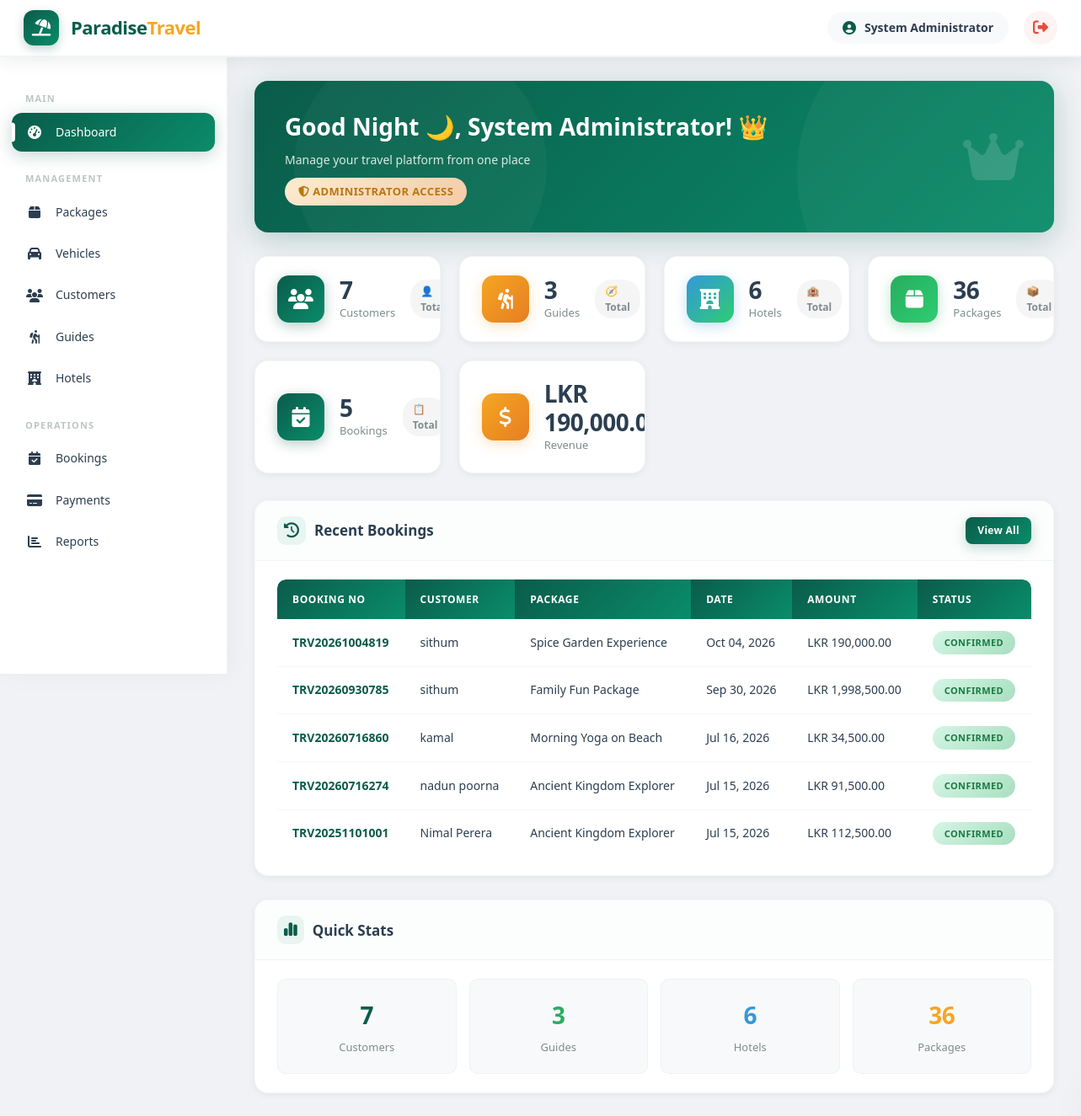
Page /traval-system/admin/dashboard.php (signed in) on the committed database.
### tables this page shows
CREATE TABLE `bookings` (
  `id` int(11) NOT NULL,
  `booking_no` varchar(50) NOT NULL,
  `customer_id` int(11) NOT NULL,
  `package_id` int(11) NOT NULL,
  `guide_id` int(11) DEFAULT NULL,
  `hotel_id` int(11) DEFAULT NULL,
  `start_date` date NOT NULL,
  `end_date` date NOT NULL,
  `adults` int(11) DEFAULT 1,
  `children` int(11) DEFAULT 0,
  `total_amount` decimal(10,2) NOT NULL,
  `paid_amount` decimal(10,2) DEFAULT 0.00,
  `status` enum('pending','confirmed','cancelled','completed') DEFAULT 'pending',
  `payment_status` enum('pending','partial','paid') DEFAULT 'pending',
  `special_requests` text DEFAULT NULL,
  `created_at` timestamp NOT NULL DEFAULT current_timestamp()
);

CREATE TABLE `users` (
  `id` int(11) NOT NULL,
  `name` varchar(100) NOT NULL,
  `email` varchar(100) NOT NULL,
  `password` varchar(255) NOT NULL,
  `phone` varchar(20) DEFAULT NULL,
  `role` enum('admin','customer','guide','hotel') DEFAULT 'customer',
  `profile_image` varchar(255) DEFAULT NULL,
  `status` enum('active','inactive') DEFAULT 'active',
  `created_at` timestamp NOT NULL DEFAULT current_timestamp(),
  `updated_at` timestamp NOT NULL DEFAULT current_timestamp() ON UPDATE current_timestamp()
);

CREATE TABLE `packages` (
  `id` int(11) NOT NULL,
  `name` varchar(200) NOT NULL,
  `destination` varchar(200) NOT NULL,
  `duration_days` int(11) NOT NULL,
  `duration_nights` int(11) NOT NULL,
  `price` decimal(10,2) NOT NULL,
  `description` text DEFAULT NULL,
  `included_services` text DEFAULT NULL,
  `max_people` int(11) DEFAULT 10,
  `image_url` varchar(500) DEFAULT NULL,
  `package_code` varchar(20) DEFAULT NULL,
  `category` varchar(50) DEFAULT 'General',
  `difficulty_level` enum('Easy','Medium','Hard') DEFAULT 'Easy',
  `meeting_point` varchar(255) DEFAULT NULL,
  `best_season` varchar(100) DEFAULT NULL,
  `languages` varchar(100) DEFAULT NULL,
  `highlights` text DEFAULT NULL,
  `latitude` varchar(50) DEFAULT NULL,
  `longitude` varchar(50) DEFAULT NULL,
  `weather_info` text DEFAULT NULL,
  `status` enum('active','inactive','archived') DEFAULT 'active',
  `created_by` int(11) DEFAULT NULL,
  `created_at` timestamp NOT NULL DEFAULT current_timestamp(),
  `updated_at` timestamp NOT NULL DEFAULT current_timestamp() ON UPDATE current_timestamp()
);

### traval-system/config/database.php (called while the page is built, shortened)
<?php
function formatCurrency($amount) {
    return 'LKR ' . number_format($amount, 2);
}
function getStatusBadge($status) {
    $colors = [
        'pending'    => 'warning',
        'confirmed'  => 'success',
        'cancelled'  => 'danger',
        'completed'  => 'info',
        'active'     => 'success',
        'inactive'   => 'danger',
        'available'  => 'success',
        'busy'       => 'warning',
        'off'        => 'danger',
        'paid'       => 'success',
        'partial'    => 'warning'
    ];
    return $colors[$status] ?? 'secondary';
}
function getGreeting() {
    $hour = date('H');
    if ($hour < 12) {
        return 'Good Morning 🌅';
    } elseif ($hour < 17) {
        return 'Good Afternoon ☀️';
    } elseif ($hour < 21) {
        return 'Good Evening 🌇';
    } else {
        return 'Good Night 🌙';
    }
}
?>

### traval-system/admin/dashboard.php (the view, shortened to what this page needs)
<?php
require_once '../config/database.php';
$stats = [
    'customers' => $pdo->query("SELECT COUNT(*) FROM users WHERE role = 'customer'")->fetchColumn(),
    'guides' => $pdo->query("SELECT COUNT(*) FROM users WHERE role = 'guide'")->fetchColumn(),
    'hotels' => $pdo->query("SELECT COUNT(*) FROM users WHERE role = 'hotel'")->fetchColumn(),
    'packages' => $pdo->query("SELECT COUNT(*) FROM packages")->fetchColumn(),
    'bookings' => $pdo->query("SELECT COUNT(*) FROM bookings")->fetchColumn(),
    'revenue' => $pdo->query("SELECT COALESCE(SUM(amount), 0) FROM payments WHERE status = 'completed'")->fetchColumn(),
];
$recent = $pdo->query("SELECT b.*, u.name as customer_name, p.name as package_name
                       FROM bookings b
                       JOIN users u ON b.customer_id = u.id
                       JOIN packages p ON b.package_id = p.id
                       ORDER BY b.created_at DESC LIMIT 8")->fetchAll();
include '../includes/header.php';
?>
<div class="welcome-card">
    <div class="welcome-content">
        <div>
            <h1><?php echo getGreeting(); ?>, <?php echo htmlspecialchars($_SESSION['user_name']); ?>! 👑</h1>
            <p>Manage your travel platform from one place</p>
            <div style="margin-top:10px;">
                <span class="badge badge-primary" style="font-size:13px; padding:6px 16px;">
                    <i class="fas fa-shield-alt"></i> Administrator Access
                </span>
            </div>
        </div>
        <div class="welcome-icon">
            <i class="fas fa-crown"></i>
        </div>
    </div>
</div>
<div class="stats-grid">
    <div class="stat-card">
        <div class="stat-icon primary"><i class="fas fa-users"></i></div>
        <div class="stat-info">
            <h3><?php echo $stats['customers']; ?></h3>
            <p>Customers</p>
        </div>
        <div class="stat-trend">👤 Total</div>
    </div>
    <div class="stat-card">
        <div class="stat-icon secondary"><i class="fas fa-hiking"></i></div>
        <div class="stat-info">
            <h3><?php echo $stats['guides']; ?></h3>
            <p>Guides</p>
        </div>
        <div class="stat-trend">🧭 Total</div>
    </div>
    <div class="stat-card">
        <div class="stat-icon info"><i class="fas fa-hotel"></i></div>
        <div class="stat-info">
            <h3><?php echo $stats['hotels']; ?></h3>
            <p>Hotels</p>
        </div>
        <div class="stat-trend">🏨 Total</div>
    </div>
    <div class="stat-card">
        <div class="stat-icon success"><i class="fas fa-box"></i></div>
        <div class="stat-info">
            <h3><?php echo $stats['packages']; ?></h3>
            <p>Packages</p>
        </div>
        <div class="stat-trend">📦 Total</div>
    </div>
    <div class="stat-card">
        <div class="stat-icon primary"><i class="fas fa-calendar-check"></i></div>
        <div class="stat-info">
            <h3><?php echo $stats['bookings']; ?></h3>
            <p>Bookings</p>
        </div>
        <div class="stat-trend">📋 Total</div>
    </div>
    <div class="stat-card">
        <div class="stat-icon secondary"><i class="fas fa-dollar-sign"></i></div>
        <div class="stat-info">
            <h3><?php echo formatCurrency($stats['revenue']); ?></h3>
            <p>Revenue</p>
        </div>
    </div>
</div>
<div class="card">
    <div class="card-header">
        <h3><i class="fas fa-history"></i> Recent Bookings</h3>
        <a href="bookings.php" class="btn btn-primary btn-sm">View All</a>
    </div>
    <div class="card-body">
        <?php if (empty($recent)): ?>
            <p style="text-align:center; padding:30px; color:var(--gray);">No bookings yet.</p>
        <?php else: ?>
            <div class="table-responsive">
                <table class="data-table">
                    <thead>
                        <tr><th>Booking No</th><th>Customer</th><th>Package</th><th>Date</th><th>Amount</th><th>Status</th></tr>
                    </thead>
                    <tbody>
                        <?php foreach ($recent as $b): ?>
                        <tr>
                            <td><strong><?php echo htmlspecialchars($b['booking_no']); ?></strong></td>
                            <td><?php echo htmlspecialchars($b['customer_name']); ?></td>
                            <td><?php echo htmlspecialchars($b['package_name']); ?></td>
                            <td><?php echo date('M d, Y', strtotime($b['created_at'])); ?></td>
                            <td><?php echo formatCurrency($b['total_amount']); ?></td>
                            <td><span class="badge badge-<?php echo getStatusBadge($b['status']); ?>"><?php echo ucfirst($b['status']); ?></span></td>
                        </tr>
                        <?php endforeach; ?>
                    </tbody>
                </table>
            </div>
        <?php endif; ?>
    </div>
</div>
<div class="card">
    <div class="card-header">
        <h3><i class="fas fa-chart-simple"></i> Quick Stats</h3>
    </div>
    <div class="card-body">
        <div style="display:grid; grid-template-columns:repeat(auto-fit, minmax(150px, 1fr)); gap:15px;">
            <div class="quick-stat-item">
                <div class="stat-number" style="color:var(--primary);"><?php echo $stats['customers']; ?></div>
                <div class="stat-label">Customers</div>
            </div>
            <div class="quick-stat-item">
                <div class="stat-number" style="color:var(--success);"><?php echo $stats['guides']; ?></div>
                <div class="stat-label">Guides</div>
            </div>
            <div class="quick-stat-item">
                <div class="stat-number" style="color:var(--info);"><?php echo $stats['hotels']; ?></div>
                <div class="stat-label">Hotels</div>
            </div>
            <div class="quick-stat-item">
                <div class="stat-number" style="color:var(--secondary);"><?php echo $stats['packages']; ?></div>
                <div class="stat-label">Packages</div>
            </div>
        </div>
    </div>
</div>
<?php include '../includes/footer.php'; ?>

### traval-system/includes/header.php (shortened to what this page needs)
<!DOCTYPE html>
<html lang="en">
<head>
    <link rel="stylesheet" href="https://cdnjs.cloudflare.com/ajax/libs/font-awesome/6.5.0/css/all.min.css">
    <link rel="stylesheet" href="../config/assets/css/style.css">
</head>
<body>
    <header class="header">
        <div style="display:flex;align-items:center;gap:16px;">
            <div class="logo">
                <div class="logo-icon"><i class="fas fa-umbrella-beach"></i></div>
                <span class="logo-text">Paradise<span>Travel</span></span>
            </div>
        </div>
        <div class="header-user">
            <span class="user-name">
                <i class="fas fa-user-circle"></i>
                <?php echo htmlspecialchars($_SESSION['user_name'] ?? 'Guest'); ?>
            </span>
            <a href="../logout.php" class="logout-link" title="Logout">
                <i class="fas fa-sign-out-alt"></i>
            </a>
        </div>
    </header>
    <aside class="sidebar" id="sidebar">
        <ul class="sidebar-menu">
            <?php
            $role = $_SESSION['user_role'] ?? '';
            $current = basename($_SERVER['PHP_SELF']);
            if ($role === 'admin') {
                echo '<div class="menu-section">Main</div>';
                echo '<li><a href="dashboard.php" class="' . ($current == 'dashboard.php' ? 'active' : '') . '"><i class="fas fa-tachometer-alt"></i> Dashboard</a></li>';
                echo '<div class="menu-section">Management</div>';
                echo '<li><a href="packages.php" class="' . ($current == 'packages.php' ? 'active' : '') . '"><i class="fas fa-box"></i> Packages</a></li>';
                echo '<li><a href="vehicles.php" class="' . ($current == 'vehicles.php' ? 'active' : '') . '"><i class="fas fa-car"></i> Vehicles</a></li>';
                echo '<li><a href="customers.php" class="' . ($current == 'customers.php' ? 'active' : '') . '"><i class="fas fa-users"></i> Customers</a></li>';
                echo '<li><a href="guides.php" class="' . ($current == 'guides.php' ? 'active' : '') . '"><i class="fas fa-hiking"></i> Guides</a></li>';
                echo '<li><a href="hotels.php" class="' . ($current == 'hotels.php' ? 'active' : '') . '"><i class="fas fa-hotel"></i> Hotels</a></li>';
                echo '<div class="menu-section">Operations</div>';
                echo '<li><a href="bookings.php" class="' . ($current == 'bookings.php' ? 'active' : '') . '"><i class="fas fa-calendar-check"></i> Bookings</a></li>';
                echo '<li><a href="payments.php" class="' . ($current == 'payments.php' ? 'active' : '') . '"><i class="fas fa-credit-card"></i> Payments</a></li>';
                echo '<li><a href="reports.php" class="' . ($current == 'reports.php' ? 'active' : '') . '"><i class="fas fa-chart-bar"></i> Reports</a></li>';
            }
            ?>
        </ul>
    </aside>
    <div class="main-content">

### traval-system/includes/footer.php (shortened to what this page needs)
    </div>
</body>
</html>

### rows in the picture
bookings: booking_no "TRV20261004819", customer.name "sithum", package.name "Spice Garden Experience", created_at "Oct 04, 2026", total_amount "LKR 190,000.00", status "CONFIRMED"
bookings: booking_no "TRV20260930785", customer.name "sithum", package.name "Family Fun Package", created_at "Sep 30, 2026", total_amount "LKR 1,998,500.00", status "CONFIRMED"
bookings: booking_no "TRV20260716860", customer.name "kamal", package.name "Morning Yoga on Beach", created_at "Jul 16, 2026", total_amount "LKR 34,500.00", status "CONFIRMED"
bookings: booking_no "TRV20260716274", customer.name "nadun poorna", package.name "Ancient Kingdom Explorer", created_at "Jul 15, 2026", total_amount "LKR 91,500.00", status "CONFIRMED"
bookings: booking_no "TRV20251101001", customer.name "Nimal Perera", package.name "Ancient Kingdom Explorer", created_at "Jul 15, 2026", total_amount "LKR 112,500.00", status "CONFIRMED"

### other values in the picture
$_SESSION['user_name'] "System Administrator"
getGreeting() "Good Night 🌙"
$stats['customers'] "7"
$stats['guides'] "3"
$stats['hotels'] "6"
$stats['packages'] "36"
$stats['bookings'] "5"
formatCurrency($stats['revenue']) "LKR…"
